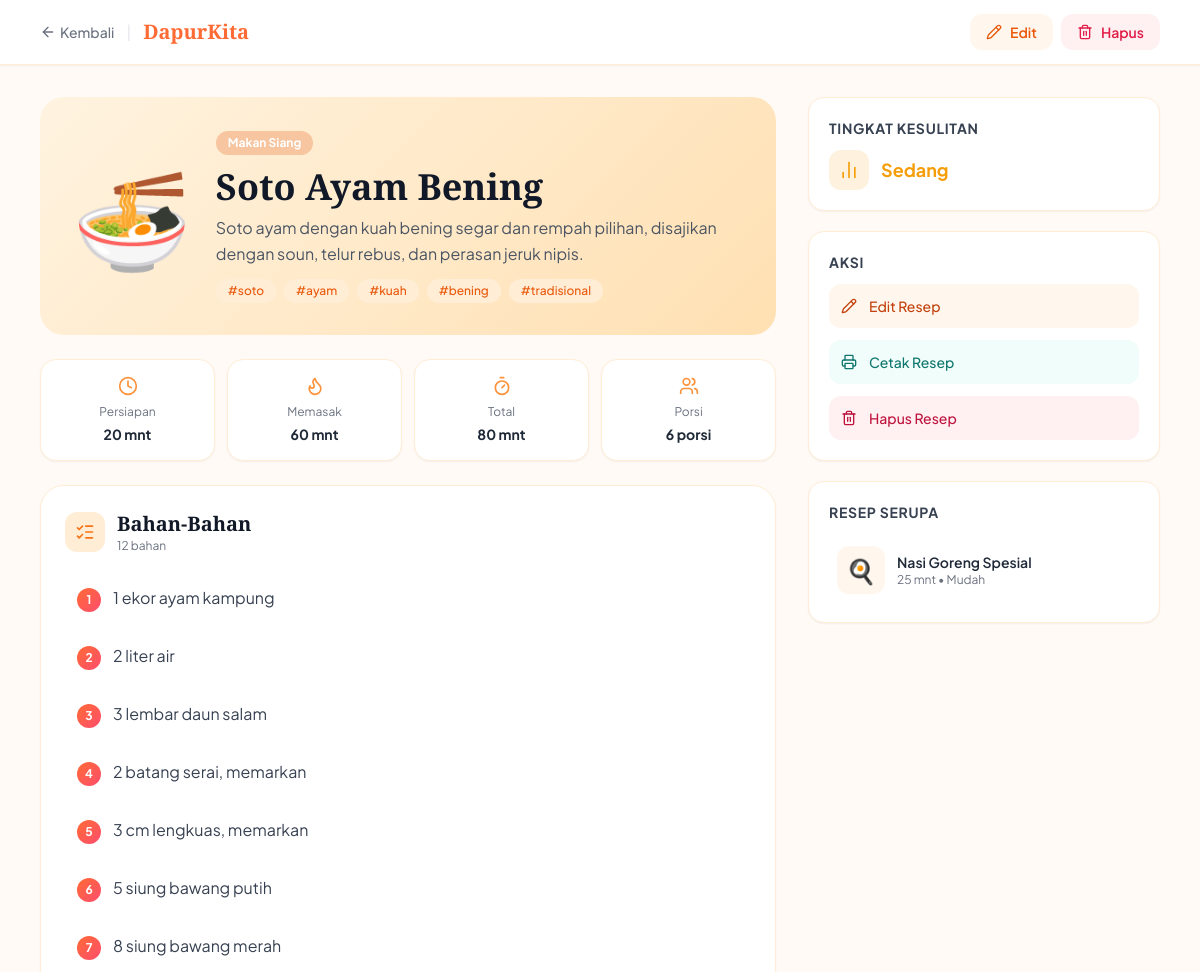
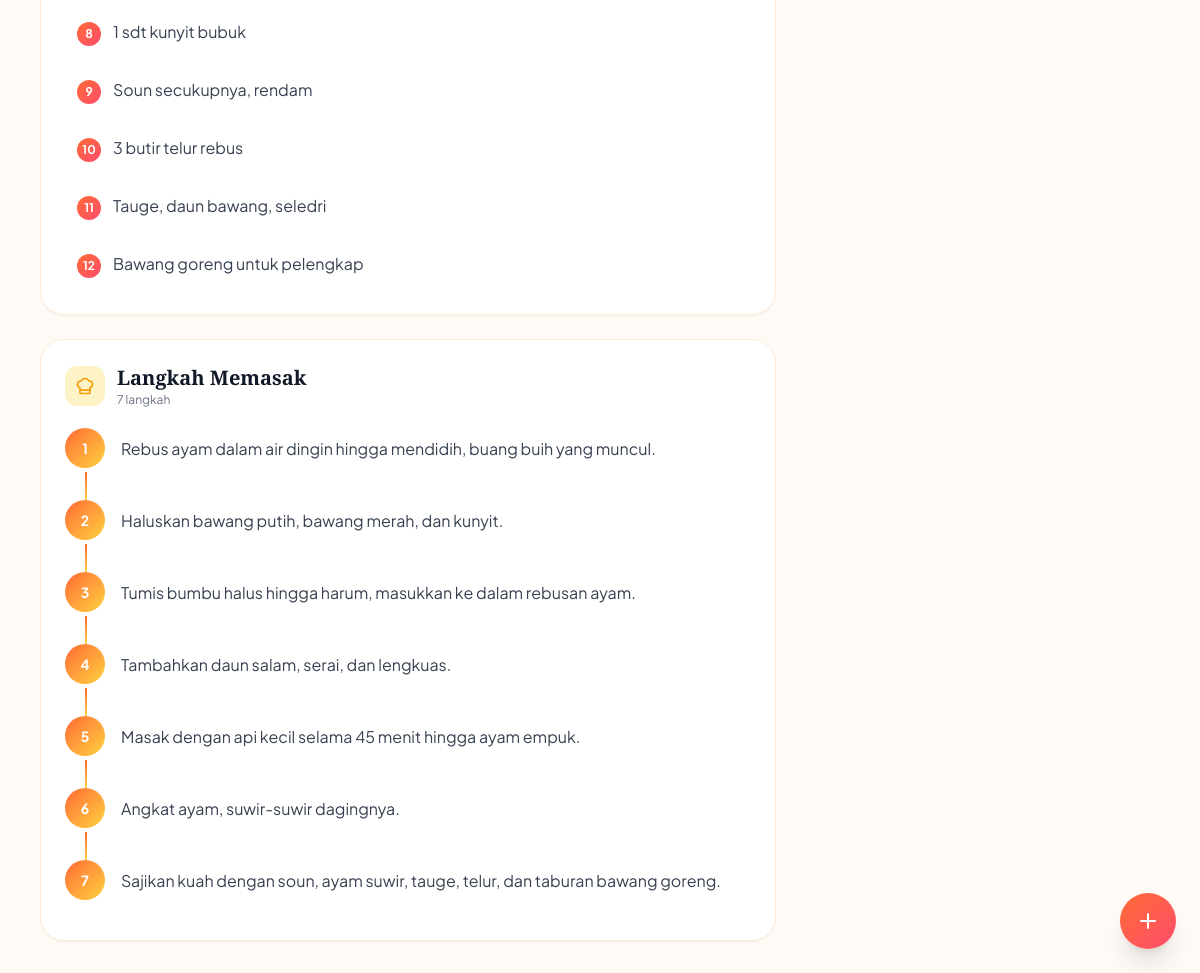
Screenshot of /detail.php?id=3 with the database file from the repository (2 pictures, top to bottom).
### tables this page shows
CREATE TABLE recipes (
        id INTEGER PRIMARY KEY AUTOINCREMENT,
        title TEXT NOT NULL,
        description TEXT,
        category_id INTEGER,
        prep_time INTEGER,
        cook_time INTEGER,
        servings INTEGER,
        difficulty TEXT,
        image_emoji TEXT,
        ingredients TEXT,
        steps TEXT,
        tags TEXT,
        created_at DATETIME DEFAULT CURRENT_TIMESTAMP,
        FOREIGN KEY(category_id) REFERENCES categories(id)
    );

CREATE TABLE categories (
        id INTEGER PRIMARY KEY AUTOINCREMENT,
        name TEXT NOT NULL,
        icon TEXT NOT NULL,
        color TEXT NOT NULL
    );

### detail.php (the view, shortened to what this page needs)
<?php
$db = initDB();
$id = isset($_GET['id']) ? (int)$_GET['id'] : 0;
$stmt = $db->prepare("SELECT r.*, c.name as category_name, c.color as category_color, c.icon as category_icon FROM recipes r LEFT JOIN categories c ON r.category_id = c.id WHERE r.id = :id");
$stmt->bindValue(':id', $id);
$stmt->execute();
$recipe = $stmt->fetch(PDO::FETCH_ASSOC);
$ingredients = json_decode($recipe['ingredients'], true) ?: [];
$steps = json_decode($recipe['steps'], true) ?: [];
$tags = array_filter(explode(',', $recipe['tags']));
$totalTime = $recipe['prep_time'] + $recipe['cook_time'];
$related = [];
$relResult = $db->prepare("SELECT r.* FROM recipes r WHERE r.category_id = :cat AND r.id != :id LIMIT 4");
$relResult->bindValue(':cat', $recipe['category_id']);
$relResult->bindValue(':id', $id);
$relResult->execute();
while ($row = $relResult->fetch(PDO::FETCH_ASSOC)) $related[] = $row;
$diffColors = ['Mudah' => '#10B981', 'Sedang' => '#F59E0B', 'Sulit' => '#EF4444'];
?>
<!DOCTYPE html>
<html lang="id">
<head>
    <script src="https://cdn.tailwindcss.com"></script>
</head>
<body class="min-h-screen">
    <nav class="bg-white shadow-sm sticky top-0 z-50 border-b border-orange-100 print-hide">
        <div class="max-w-6xl mx-auto px-4 h-16 flex items-center justify-between">
            <div class="flex items-center gap-3">
                <a href="index.php" class="flex items-center gap-1 text-gray-500 hover:text-orange-500 transition text-sm font-medium">
                    <i data-lucide="arrow-left" class="w-4 h-4"></i>
                    Kembali
                </a>
                <span class="text-gray-200">|</span>
                <a href="index.php" class="text-xl font-bold" style="font-family:'Playfair Display',serif; color:#FF6B35;">DapurKita</a>
            </div>
            <div class="flex items-center gap-2">
                <a href="edit.php?id=<?= $id ?>" class="flex items-center gap-2 px-4 py-2 bg-orange-50 text-orange-600 rounded-xl text-sm font-semibold hover:bg-orange-100 transition">
                    <i data-lucide="pencil" class="w-4 h-4"></i>
                    Edit
                </a>
                <a href="delete.php?id=<?= $id ?>" onclick="return confirm('Hapus resep ini?')" class="flex items-center gap-2 px-4 py-2 bg-rose-50 text-rose-600 rounded-xl text-sm font-semibold hover:bg-rose-100 transition">
                    <i data-lucide="trash-2" class="w-4 h-4"></i>
                    Hapus
                </a>
            </div>
        </div>
    </nav>
    <div class="max-w-6xl mx-auto px-4 py-8">
        <div class="grid grid-cols-1 lg:grid-cols-3 gap-8">
            <div class="lg:col-span-2 space-y-6">
                <div class="hero-recipe rounded-3xl p-8 slide-up flex flex-col md:flex-row gap-6 items-center">
                    <div class="text-8xl flex-shrink-0"><?= $recipe['image_emoji'] ?></div>
                    <div>
                        <?php if ($recipe['category_name']): ?>
                            <span class="text-xs font-bold px-3 py-1 rounded-full text-white mb-3 inline-block" style="background-color:<?= $recipe['category_color'] ?>">
                                <?= htmlspecialchars($recipe['category_name']) ?>
                            </span>
                        <?php endif; ?>
                        <h1 class="text-3xl md:text-4xl font-bold text-gray-900 font-display mb-2">
                            <?= htmlspecialchars($recipe['title']) ?>
                        </h1>
                        <p class="text-gray-600 leading-relaxed"><?= htmlspecialchars($recipe['description']) ?></p>
                        <?php if ($tags): ?>
                            <div class="flex flex-wrap gap-2 mt-3">
                                <?php foreach ($tags as $tag): ?>
                                    <span class="text-xs bg-orange-100 text-orange-600 px-3 py-1 rounded-full font-medium">#<?= trim(htmlspecialchars($tag)) ?></span>
                                <?php endforeach; ?>
                            </div>
                        <?php endif; ?>
                    </div>
                </div>
                <div class="grid grid-cols-4 gap-3 slide-up">
                    <?php
                    $stats = [
                        ['icon' => 'clock', 'label' => 'Persiapan', 'value' => $recipe['prep_time'] . ' mnt'],
                        ['icon' => 'flame', 'label' => 'Memasak', 'value' => $recipe['cook_time'] . ' mnt'],
                        ['icon' => 'timer', 'label' => 'Total', 'value' => $totalTime . ' mnt'],
                        ['icon' => 'users', 'label' => 'Porsi', 'value' => $recipe['servings'] . ' porsi'],
                    ];
                    foreach ($stats as $s):
                    ?>
                        <div class="bg-white rounded-2xl p-4 text-center border border-orange-100 shadow-sm">
                            <i data-lucide="<?= $s['icon'] ?>" class="w-5 h-5 mx-auto mb-2 text-orange-400"></i>
                            <p class="text-xs text-gray-500 mb-1"><?= $s['label'] ?></p>
                            <p class="text-sm font-bold text-gray-800"><?= $s['value'] ?></p>
                        </div>
                    <?php endforeach; ?>
                </div>
                <div class="bg-white rounded-3xl p-6 border border-orange-100 shadow-sm slide-up">
                    <div class="flex items-center gap-3 mb-5">
                        <div class="w-10 h-10 bg-orange-100 rounded-xl flex items-center justify-center">
                            <i data-lucide="list-checks" class="w-5 h-5 text-orange-500"></i>
                        </div>
                        <div>
                            <h2 class="text-xl font-bold text-gray-900 font-display">Bahan-Bahan</h2>
                            <p class="text-xs text-gray-500"><?= count($ingredients) ?> bahan</p>
                        </div>
                    </div>
                    <ul class="space-y-2">
                        <?php foreach ($ingredients as $i => $ing): ?>
                            <li class="ingredient-item flex items-start gap-3 p-3 rounded-xl transition cursor-default">
                                <span class="w-6 h-6 rounded-full flex-shrink-0 flex items-center justify-center text-xs font-bold text-white mt-0.5" style="background: linear-gradient(135deg, #FF6B35, #FF4D6D);"><?= $i + 1 ?></span>
                                <span class="text-gray-700"><?= htmlspecialchars($ing) ?></span>
                            </li>
                        <?php endforeach; ?>
                    </ul>
                </div>
                <div class="bg-white rounded-3xl p-6 border border-orange-100 shadow-sm slide-up">
                    <div class="flex items-center gap-3 mb-5">
                        <div class="w-10 h-10 bg-amber-100 rounded-xl flex items-center justify-center">
                            <i data-lucide="chef-hat" class="w-5 h-5 text-amber-500"></i>
                        </div>
                        <div>
                            <h2 class="text-xl font-bold text-gray-900 font-display">Langkah Memasak</h2>
                            <p class="text-xs text-gray-500"><?= count($steps) ?> langkah</p>
                        </div>
                    </div>
                    <ol class="space-y-4">
                        <?php foreach ($steps as $i => $step): ?>
                            <li class="step-line flex gap-4 pb-4">
                                <div class="w-10 h-10 rounded-full flex-shrink-0 flex items-center justify-center font-bold text-white text-sm z-10" style="background: linear-gradient(135deg, #FF6B35, #FFD23F);">
                                    <?= $i + 1 ?>
                                </div>
                                <div class="pt-2">
                                    <p class="text-gray-700 leading-relaxed"><?= htmlspecialchars($step) ?></p>
                                </div>
                            </li>
                        <?php endforeach; ?>
                    </ol>
                </div>
            </div>
            <div class="space-y-5">
                <div class="bg-white rounded-2xl p-5 border border-orange-100 shadow-sm">
                    <h3 class="font-bold text-gray-700 mb-3 text-sm uppercase tracking-wider">Tingkat Kesulitan</h3>
                    <div class="flex items-center gap-3">
                        <div class="w-10 h-10 rounded-xl flex items-center justify-center" style="background-color:<?= ($diffColors[$recipe['difficulty']] ?? '#6B7280') ?>22">
                            <i data-lucide="bar-chart-2" class="w-5 h-5" style="color:<?= $diffColors[$recipe['difficulty']] ?? '#6B7280' ?>"></i>
                        </div>
                        <span class="font-bold text-lg" style="color:<?= $diffColors[$recipe['difficulty']] ?? '#6B7280' ?>"><?= htmlspecialchars($recipe['difficulty']) ?></span>
                    </div>
                </div>
                <div class="bg-white rounded-2xl p-5 border border-orange-100 shadow-sm space-y-3">
                    <h3 class="font-bold text-gray-700 mb-3 text-sm uppercase tracking-wider">Aksi</h3>
                    <a href="edit.php?id=<?= $id ?>" class="w-full flex items-center gap-3 p-3 bg-orange-50 hover:bg-orange-100 text-orange-700 rounded-xl transition font-medium text-sm">
                        <i data-lucide="pencil" class="w-4 h-4"></i> Edit Resep
                    </a>
                    <button onclick="window.print()" class="w-full flex items-center gap-3 p-3 bg-teal-50 hover:bg-teal-100 text-teal-700 rounded-xl transition font-medium text-sm">
                        <i data-lucide="printer" class="w-4 h-4"></i> Cetak Resep
                    </button>
                    <a href="delete.php?id=<?= $id ?>" onclick="return confirm('Hapus resep ini?')" class="w-full flex items-center gap-3 p-3 bg-rose-50 hover:bg-rose-100 text-rose-700 rounded-xl transition font-medium text-sm">
                        <i data-lucide="trash-2" class="w-4 h-4"></i> Hapus Resep
                    </a>
                </div>
                <?php if ($related): ?>
                    <div class="bg-white rounded-2xl p-5 border border-orange-100 shadow-sm">
                        <h3 class="font-bold text-gray-700 mb-4 text-sm uppercase tracking-wider">Resep Serupa</h3>
                        <div class="space-y-3">
                            <?php foreach ($related as $rel): ?>
                                <a href="detail.php?id=<?= $rel['id'] ?>" class="flex items-center gap-3 p-2 rounded-xl hover:bg-orange-50 transition">
                                    <div class="w-12 h-12 rounded-xl bg-orange-50 flex items-center justify-center text-2xl flex-shrink-0">
                                        <?= $rel['image_emoji'] ?>
                                    </div>
                                    <div>
                                        <p class="font-semibold text-gray-800 text-sm line-clamp-1"><?= htmlspecialchars($rel['title']) ?></p>
                                        <p class="text-xs text-gray-500"><?= ($rel['prep_time'] + $rel['cook_time']) ?> mnt • <?= $rel['difficulty'] ?></p>
                                    </div>
                                </a>
                            <?php endforeach; ?>
                        </div>
                    </div>
                <?php endif; ?>
            </div>
        </div>
    </div>
    <a href="add.php" class="floating-btn print-hide fixed bottom-6 right-6 w-14 h-14 rounded-full flex items-center justify-center text-white z-40 shadow-xl">
        <i data-lucide="plus" class="w-6 h-6"></i>
    </a>
</body>
</html>

### detail.php (style rules this page uses)
body { font-family: 'Plus Jakarta Sans', sans-serif; background-color: #FFFAF5; }
.font-display { font-family: 'Playfair Display', serif; }
.step-line { position: relative; }
.step-line::before { content: ''; position: absolute; left: 20px; top: 44px; bottom: -16px; width: 2px; background: linear-gradient(to bottom, #FF6B35, #FFD23F); }
.step-line:last-child::before { display: none; }
.floating-btn { background: linear-gradient(135deg, #FF6B35, #FF4D6D); box-shadow: 0 8px 25px rgba(255, 107, 53, 0.4); }
.hero-recipe { background: linear-gradient(135deg, #FFF3E0 0%, #FFE0B2 100%); }
.slide-up { animation: slideUp 0.5s ease forwards; }

### rows the page displays
recipes: image_emoji "🍜", category.name "Makan Siang", title "Soto Ayam Bening", description "Soto ayam dengan kuah bening segar dan rempah pilihan, disajikan dengan soun, telur rebus, dan perasan jeruk nipis.", tags "soto", tags "ayam", tags "kuah", tags "bening", tags "tradisional", ingredients "12", ingredients "1 ekor ayam kampung", ingredients "2 liter air", ingredients "3 lembar daun salam", ingredients "2 batang serai, memarkan", ingredients "3 cm lengkuas, memarkan", ingredients "5 siung bawang putih", ingredients "8 siung bawang merah", ingredients "1 sdt kunyit bubuk", ingredients "Soun secukupnya, rendam", ingredients "3 butir telur rebus", ingredients "Tauge, daun bawang, seledri", ingredients "Bawang goreng untuk pelengkap", steps "7", steps "Rebus ayam dalam air dingin hingga mendidih, buang buih yang muncul.", steps "Haluskan bawang putih, bawang merah, dan kunyit.", steps "Tumis bumbu halus hingga harum, masukkan ke dalam rebusan ayam.", steps "Tambahkan daun salam, serai, dan lengkuas.", steps "Masak dengan api kecil selama 45 menit hingga ayam empuk.", steps "Angkat ayam, suwir-suwir dagingnya.", steps "Sajikan kuah dengan soun, ayam suwir, tauge, telur, dan taburan bawang goreng.", difficulty "Sedang"
recipes: image_emoji "🍳", title "Nasi Goreng Spesial", $rel['prep_time'] + $rel['cook_time'] "25", difficulty "Mudah"

### other values shown
$s['label'] "Persiapan"
$s['value'] "20 mnt"
$s['label'] "Memasak"
$s['value'] "60 mnt"
$s['label'] "Total"
$s['value'] "80 mnt"
$s['label'] "Porsi"
$s['value'] "6 porsi"
